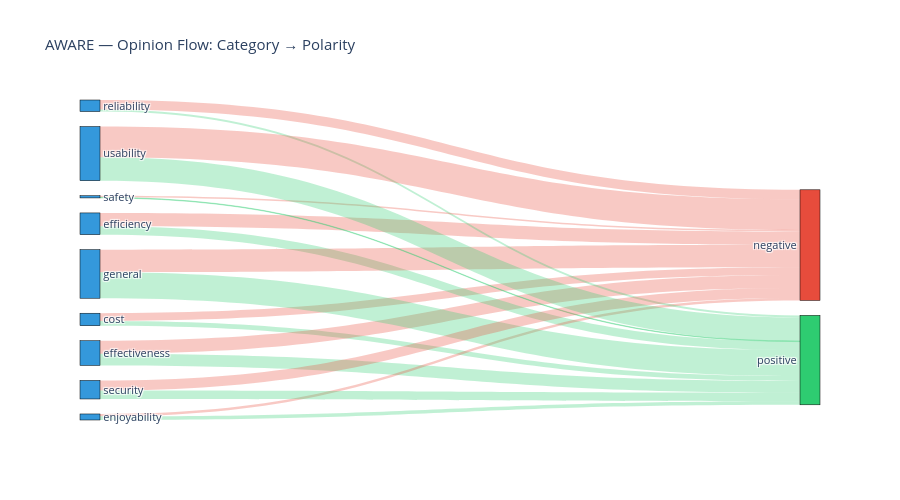

Notebook source saved alongside this figure:
### Code cell
# ── Cell 15: Interactive Sankey — Category → Polarity flow ───────────────────
sankey_data = df.groupby(['category', 'polarity']).size().reset_index(name='count')
cats = sorted(sankey_data['category'].unique())
pols = sorted(sankey_data['polarity'].unique())
nodes = cats + pols

source = [nodes.index(r['category']) for _, r in sankey_data.iterrows()]
target = [nodes.index(r['polarity'])  for _, r in sankey_data.iterrows()]
value  = sankey_data['count'].tolist()

node_colors = (
    ['#3498db'] * len(cats) +
    ['#2ecc71' if p == 'positive' else '#e74c3c' for p in pols]
)

fig = go.Figure(go.Sankey(
    node=dict(
        pad=15, thickness=20,
        line=dict(color='black', width=0.5),
        label=nodes,
        color=node_colors
    ),
    link=dict(
        source=source, target=target, value=value,
        color=['rgba(46,204,113,0.3)' if pols[t - len(cats)] == 'positive'
               else 'rgba(231,76,60,0.3)' for t in target]
    )
))
fig.update_layout(
    title_text='AWARE — Opinion Flow: Category → Polarity',
    font_size=11, height=500
)
fig.show()

### Figure 1 — Plotly figure (JSON) as saved in the notebook; plotly's stock layout.template omitted (floating-point values rounded to 4 significant figures)
{"data": [{"link": {"color": ["rgba(231,76,60,0.3)", "rgba(46,204,113,0.3)", "rgba(231,76,60,0.3)", "rgba(46,204,113,0.3)", "rgba(231,76,60,0.3)", "rgba(46,204,113,0.3)", "rgba(231,76,60,0.3)", "rgba(46,204,113,0.3)", "rgba(231,76,60,0.3)", "rgba(46,204,113,0.3)", "rgba(231,76,60,0.3)", "rgba(46,204,113,0.3)", "rgba(231,76,60,0.3)", "rgba(46,204,113,0.3)", "rgba(231,76,60,0.3)", "rgba(46,204,113,0.3)", "rgba(231,76,60,0.3)", "rgba(46,204,113,0.3)"], "source": [0, 0, 1, 1, 2, 2, 3, 3, 4, 4, 5, 5, 6, 6, 7, 7, 8, 8], "target": [9, 10, 9, 10, 9, 10, 9, 10, 9, 10, 9, 10, 9, 10, 9, 10, 9, 10], "value": [120, 75, 201, 184, 207, 132, 37, 57, 352, 405, 148, 32, 25, 9, 157, 132, 477, 368]}, "node": {"color": ["#3498db", "#3498db", "#3498db", "#3498db", "#3498db", "#3498db", "#3498db", "#3498db", "#3498db", "#e74c3c", "#2ecc71"], "label": ["cost", "effectiveness", "efficiency", "enjoyability", "general", "reliability", "safety", "security", "usability", "negative", "positive"], "line": {"color": "black", "width": 0.5}, "pad": 15, "thickness": 20}, "type": "sankey"}], "layout": {"font": {"size": 11}, "height": 500, "title": {"text": "AWARE — Opinion Flow: Category → Polarity"}}}
